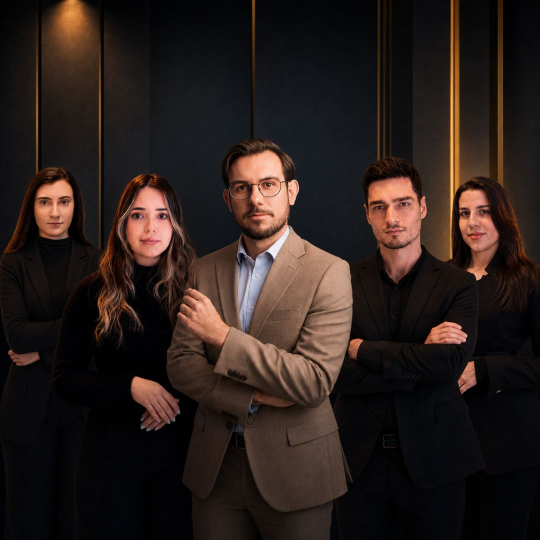
#> input picture site/assets/medceo/servicos/medceo.jpg, 1080 x 1080 px, found by its file name (shown at 1/2 size)
$ python gerar_arte_formulario.py
#> lines starting #> are read from the running program, lines starting #| are printed output that depends on the picture
#!/usr/bin/env python3
# -*- coding: utf-8 -*-
"""
Gera a arte da coluna do formulario de qualificacao (qualifica.js).

A versao anterior usava a webnar-hero.jpg dentro de um retangulo de 340x500,
com fundo chapado abaixo dela: a foto terminava numa borda reta no meio da
coluna e o resto era cor solida. Aqui a arte ja nasce na proporcao da coluna,
para cobrir a altura inteira sem sobra.

Duas saidas, porque a coluna muda de forma:
  form-arte.webp        700x1500  a coluna vertical do PC
  form-arte-faixa.webp  1200x420  a faixa do topo no celular
"""
from PIL import Image
import pathlib

raiz = pathlib.Path.home() / "Repos-8D/medceo/site"
saida = raiz / "assets/medceo"


def recorta(src, dst, alvo_l, alvo_a, foco, q=82):
#> called with src = 'assets/medceo/servicos/medceo.jpg', dst = 'form-arte.webp', alvo_l = 700, alvo_a = 1500, foco = (0.5, 0.3), q = 82
    im = Image.open(raiz / src).convert("RGB")
#> im is the input picture: PIL image 1080x1080 RGB; mean R, G, B 42.7, 31.4, 27.7
    L, A = im.size
#> L = 1080; A = 1080
    e = max(alvo_l / L, alvo_a / A)
#> e = 1.39
    im = im.resize((round(L * e), round(A * e)), Image.LANCZOS)
#> im: PIL image 1500x1500 RGB
    fx, fy = foco
    x = round((im.width - alvo_l) * fx)
#> x = 400
    y = round((im.height - alvo_a) * fy)
#> y = 0
    im.crop((x, y, x + alvo_l, y + alvo_a)).save(saida / dst, "WEBP", quality=q, method=6)
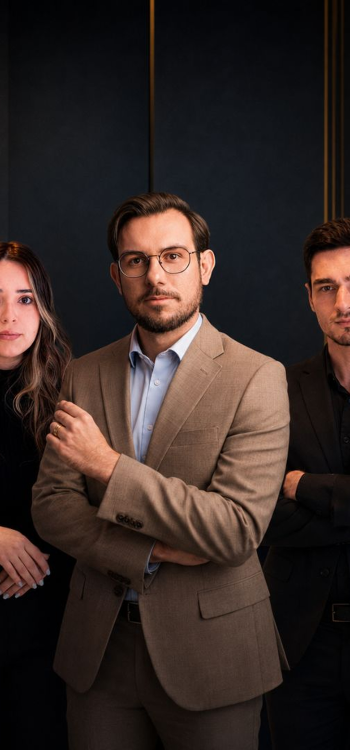
#> saved as form-arte.webp: PIL image 700x1500 RGB (shown at 1/2 size); mean R, G, B 53.6, 41, 37.3
#> (the run stopped early here; a loop or call above may not have finished)
